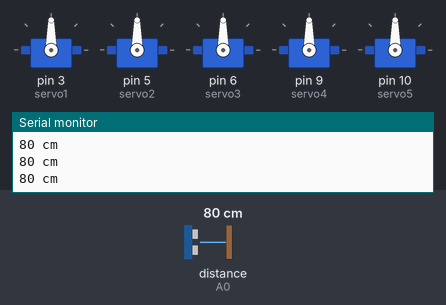
A sketch run on a simulated Arduino Uno, built with avr-gcc and run on an emulated ATmega328P. Shown: 5 × servo, the last lines printed to the serial monitor. The test bench sets the inputs (shaded band); at power-on: distance to the obstacle (sensor on A0) 80 cm. The echo pulse lasts 58.3 µs per cm.

Above: at 1.7 s.
1.8 s: distance to the obstacle (sensor on A0) set to 54 cm
3.3 s: distance to the obstacle (sensor on A0) set to 46 cm
At 4.6 s:
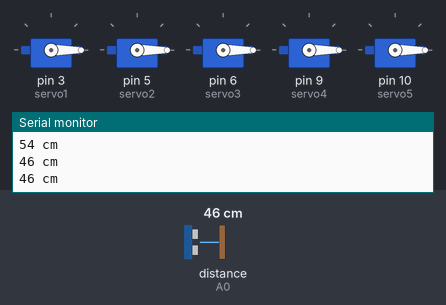
5.0 s: distance to the obstacle (sensor on A0) set to 60 cm
At 6.7 s:
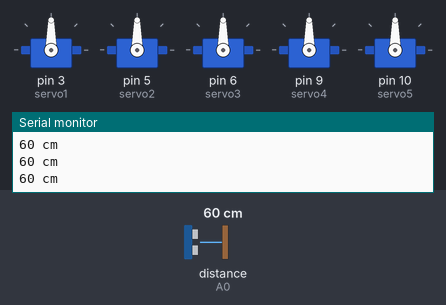
7.0 s: distance to the obstacle (sensor on A0) set to 2 cm
At 7.4 s:
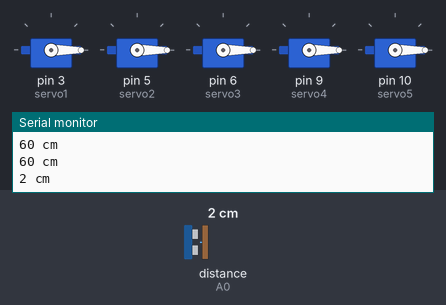
Timing chart, 0 to 9.6 s (numbered marks = the images above; inputs shaded):
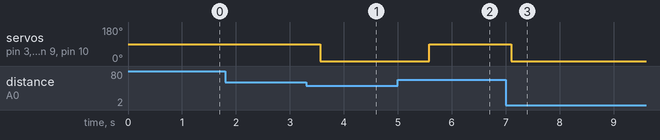

Measured:
- the behaviour switches between 51 and 50 cm on distance to the obstacle (sensor on A0) (found by bisection; images 0 and 1)
- after the input at 3.3 s, servo on pin 3 (servo1), servo on pin 5 (servo2), servo on pin 6 (servo3), servo on pin 9 (servo4), servo on pin 10 (servo5): 90° → 0° after 0.27 s
- after the input at 5.0 s, servo on pin 3 (servo1), servo on pin 5 (servo2), servo on pin 6 (servo3), servo on pin 9 (servo4), servo on pin 10 (servo5): 0° → 90° after 0.58 s
- after the input at 7.0 s, servo on pin 3 (servo1), servo on pin 5 (servo2), servo on pin 6 (servo3), servo on pin 9 (servo4), servo on pin 10 (servo5): 90° → 0° after 0.10 s

The sketch:

prueba_5servos_1sensor.ino
```cpp
#include <Ultrasonic.h>
#include <Servo.h>


//declaramos un objeto ultrasonic de la la librería Ultrasonic para referirnos a ella.
//el trigger asignado a la entrada digital 7, y echo asignado a la entrada analógica 7
Ultrasonic ultrasonic(7,A0);

//declaramos un objeto miservo de la la libreria Servo para referirnos a ella.
Servo servo1;
Servo servo2;
Servo servo3;
Servo servo4;
Servo servo5;

int Distancia;

void setup(){
    Serial.begin(9600); // me sirve para print
    //definimos el pin2 para controlar el servo
    servo1.attach(3);
    servo2.attach(5);
    servo3.attach(6);
    servo4.attach(9);
    servo5.attach(10);

    // coloca el servo en su posición central
    servo1.write(90);
    servo2.write(90);
    servo3.write(90);
    servo4.write(90);
    servo5.write(90);
    delay(500);
}

void loop(){

    //leemos el sensor de ultrasonidos y guardamos el valor en una variable
    Distancia = ultrasonic.Ranging(CM);
    Serial.print(ultrasonic.Ranging(CM)); // imprime distancia en CM
    Serial.println(" cm" );

    //si la distancia es menor de 20...
    if(Distancia <= 50){

        //movemos los servos en una dirección
        servo1.write(0);
        servo2.write(0);
        servo3.write(0);
        servo4.write(0);
        servo5.write(0);
        delay(500);

    }else{

        //si no hay nada, vamos mirando de frente
        servo1.write(90);
        servo2.write(90);
        servo3.write(90);
        servo4.write(90);
        servo5.write(90);
    }

    delay(500);
}
```
